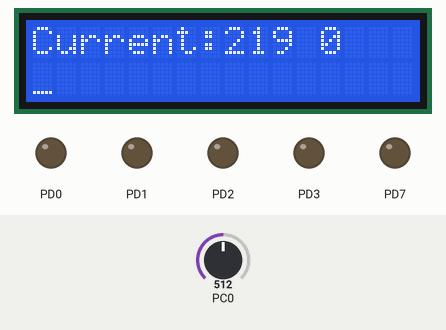
A program run on a simulated ATmega328P, built with avr-gcc and emulated at 1 MHz. Parts: 16×2 character LCD, output pins drawn as LEDs (lit = HIGH). Wiring (inferred from the names in the program): character LCD (HD44780): RS PD6; R/W PD5; E PD4; data PB0, PB1, PB2, PB3, PB4, PB5, PB6, PB7. The test bench sets the inputs (shaded band); at power-on: PC0 = 512. Pins used as bus, display or sensor lines are not drawn.

Above: at 1.2 s.
1.3 s: PC0 set to 978
At 3.1 s:
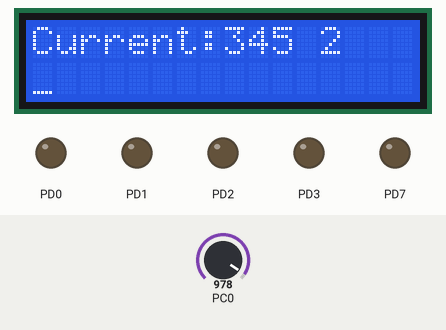
4.8 s: PC0 set to 1011
At 5.9 s:
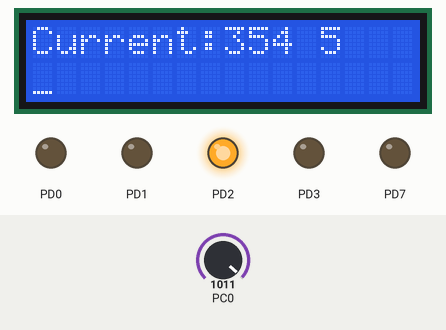
8.8 s: PC0 set to 1023
At 62.3 s:
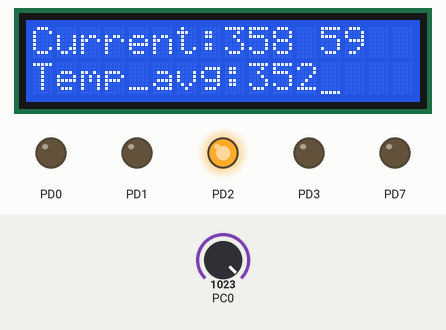
Timing chart, 0 to 63.8 s (numbered marks = the images above; inputs shaded):
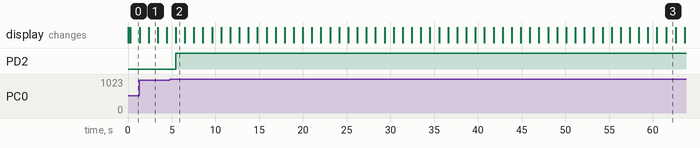

Measured:
- the behaviour switches between 993 and 994 on PC0 (found by bisection; images 1 and 2)
- after the input at 4.8 s, PD2: LOW → HIGH after 0.63 s
- what the display in image 1 shows lasts 1.0 s, from 2.4 s to 3.4 s

The program:

main.c
```c
/*
 * GccApplication1.c
 *
 * Created: 5/12/2020 7:41:17 PM
 * Author : ZAMALA
 */
#define F_CPU 1000000UL   //to tell the compiler how fast your micro controller is which is in the data sheet
#include <avr/io.h>
#include <util/delay.h>
#include <math.h>
#include <stdbool.h>	//to define the boolean data type

#define LCD_DATA PORTB    // define that port B is connected to data input of the LCD
#define en PIND4	      // define that Enable Pin is connected to PIN4 in PORTD  D4
#define rw PIND5          // define that read/write pin is connected to PIN4 in port D
#define rs PIND6          // define that Reset pin is connected to PIN6 in port D

/********************** LCD Functions Prototype ******************************/
void init_LCD(void);					//LCD initialization
void LCD_cmd(unsigned char cmd);		//Sending commands to LCD
void LCD_write(unsigned char data);		//Writing an character on the LCD
void LCD_write_str(unsigned char *str);	//Writing an entire String on the LCD
void cursor_position(unsigned char x_pos , unsigned char y_pos); //Moving the cursor position
/****************************** ADC settings *****************************/
void init_ADC(void);					//ADC initialization
uint16_t ADC_Read(uint8_t channel);		//ADC reading form a specific channel(pin)
/***************************** Temperature Functions *******************/
void temp_avg(int *readings,  int *temp_sum); //Printing the temp avg on the LCD


int main(void)
{
	DDRB = 0xFF; // Port B set as output
	DDRD = 0xFF; // port D set as output
	DDRC = 0X00;  // PORT C set as input

	float data_read;
	double temp_volt;
	int temp_sum = 0 ;
	int temp;
	int readings[60]={0};
	int seconds = 0;
	bool flag = false;

	init_LCD();   // initialize LCD
	init_ADC();   // initialize ADC
	_delay_ms(100);

	LCD_cmd(0x0E);  // Display ON , Cursor ON
	_delay_ms(100);


    while (1)
    {
		char num[8] ={0};
		// taking reading from Pin 0 through the ADC.
		data_read = ADC_Read(0);   //this var should take a value from 0 to 1023 (10 bit ADC).
		temp_volt = data_read*5/1023;  // this value is a voltage in range (0-5) corresponding to a certain temp
		temp = temp_volt * (27000/481) + (37080/481)+1;
		// alarm detection
		if( temp >= 350)
		{
			PORTD |= (1<<PIND2); //Put 1 on the output pin: Port D pin 2
		}
		else
		{
			PORTD &= ~(1 <<PIND2);//Put 0 on the output pin: Port D pin 2
		}
		if( seconds ==0){
			temp++;
		}
		/* first line in the LCD */

		LCD_write_str("Current:");  // data sent converted to ascii code  total delay= 102ms * num of character
		itoa(temp, num , 10) ;      // convert the temp to an array of characters
		LCD_write_str(num);		//print the string on the LCD
		LCD_write(' ');
		itoa(seconds, num , 10) ;
		LCD_write_str(num);			//Printing seconds indicator

		// move to the second line
		cursor_position(0,1);
		if(seconds == 59)
		{
			// calculate the avg and print it
			readings[seconds]= temp ;
			seconds = 0;
			flag = true;
			temp_avg(readings, &temp_sum);
		}
		else if (flag)
		{
			readings[seconds]= temp;
			seconds++;
			temp_avg(readings, &temp_sum);
		}
		else if (flag == false)
		{
			readings[seconds]= temp;
			seconds++;
		}
		temp_sum = 0;
		LCD_cmd(0x0E);  // Display ON
		_delay_ms(1000);
		LCD_cmd(0x01); // LCD clear

    }
}


/*******************************Functions**********************************/
void init_LCD()
{
	//Any address need to be sent to LCD must go through 3 steps
	/*
      1.Reset
	  2.Write
	  3. reactive the ENABLE  high then low

	  these 3 steps will be written in LCD_cmd Function.
	*/
	_delay_ms(30);  // 30ms before doing anything

	LCD_cmd(0x38);    // 0X38 is the address required to initialize the LCD in 8bit mode
	_delay_ms(1);
	LCD_cmd(0x01);   //0x01 is the address to clear the screen
	_delay_ms(1);
	LCD_cmd(0x02);   //Return HOME
	_delay_ms(1);
	LCD_cmd(0x06);   //this address make the LCD increment in cursor
	_delay_ms(1);
	LCD_cmd(0x80);     // Go to the first position at the first line
	_delay_ms(1);
}


void LCD_cmd(unsigned char cmd)
{
	/*This Function do 3 steps mentioned above */
	LCD_DATA = cmd ; //put the address cmd on PORTB which is LCD_DATA
	// 1. Reset = 0
	PORTD &= ~(1 << rs);
	// 2. write = 0
	PORTD &= ~(1<< rw);
	// 2.Enable = high
	PORTD |= (1 << en);
	_delay_ms(2);
	// Then LOW
	PORTD &= ~(1 << en);
}

void LCD_write(unsigned char data)
{
	/*
	to make the LCD know if the sent data is DATA NOT address
	we put reset = 0  if we send address
	we put reset = 1   if we send DATA

	and it is same as LCD_cmd but the difference is Reset
	*/
	LCD_DATA = data ; //put the address cmd on PORTB which is LCD_DATA
	// 1. Reset = 1
	PORTD |= (1 << rs);
	// 2. write = 0
	PORTD &= ~(1<< rw);
	// 2.Enable = high
	PORTD |= (1 << en);
	_delay_ms(2);
	// Then LOW
	PORTD &= ~(1 << en);
}


void LCD_write_str(unsigned char *str)
{
	int i;
	for(i=0;str[i]!=0;i++)  /* send each char of string till the NULL */
	{
		LCD_write(str[i]);  /* call LCD data write */
	}

}

void cursor_position(unsigned char x_pos , unsigned char y_pos)
{
	/*
	x_pos for x_axis 0->16
	y_pos for y_axis 0-1
	*/
	// line 1 : col1-> 0x80 , col2-> 0x81 ,..etc
	// line 2 : col1 -> 0xc0, col2-> 0xc1 ...etc
	uint8_t address =  0 ;
	if (y_pos == 0)
	{
		address =  0x80;
	}
	else if( y_pos == 1)
	{
		address = 0xC0;
	}
	if(x_pos < 16)
	{
		address += x_pos ;
	}
	LCD_cmd(address);
}

void init_ADC(void){
	ADMUX |= (1<<REFS0);    //setting voltage ref = Vcc
	ADCSRA |= (1<<ADEN);    // Turn ADC ON
	ADCSRA |= (1<<ADSC) ;
	ADCSRA |= (1<<ADPS2) |(1<<ADPS1)|(1<<ADPS0);
}

uint16_t ADC_Read(uint8_t channel){
	ADMUX &= 0xF0;     // clear the older channel before any new conversion
	ADMUX |= channel    ;     // defines the new ADC channel for the new reading
	ADCSRA |= (1<<ADSC);    // ADC must be Enabled  for every single conversion  (start new conversion)
	while(ADCSRA & (1<<ADSC));  //WAIt until conversion is done
	return ADC;
}

void temp_avg(int *readings, int *temp_sum)
{
	int temp_avg = 0;
	char num2[8] = {0};  //An array to hold the characters of the num
	for (uint8_t i= 0 ; i <= 59 ;i++)
	{
		*temp_sum += readings[i];
	}
	temp_avg = *temp_sum / 60;
	//Printing the avg
	LCD_write_str("Temp_avg:");
	itoa((int)temp_avg, num2 , 10);
	LCD_write_str(num2);

}
```
